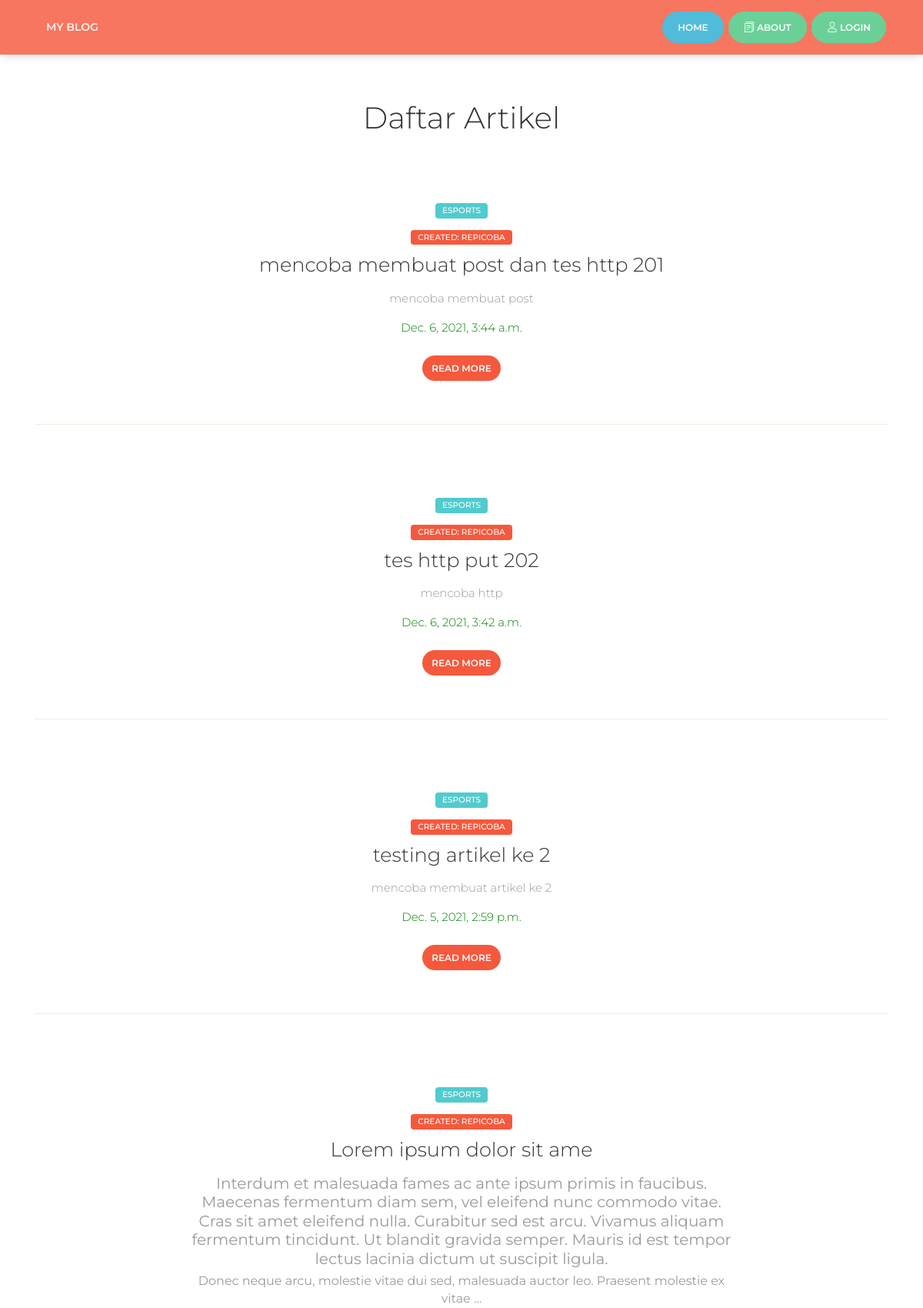
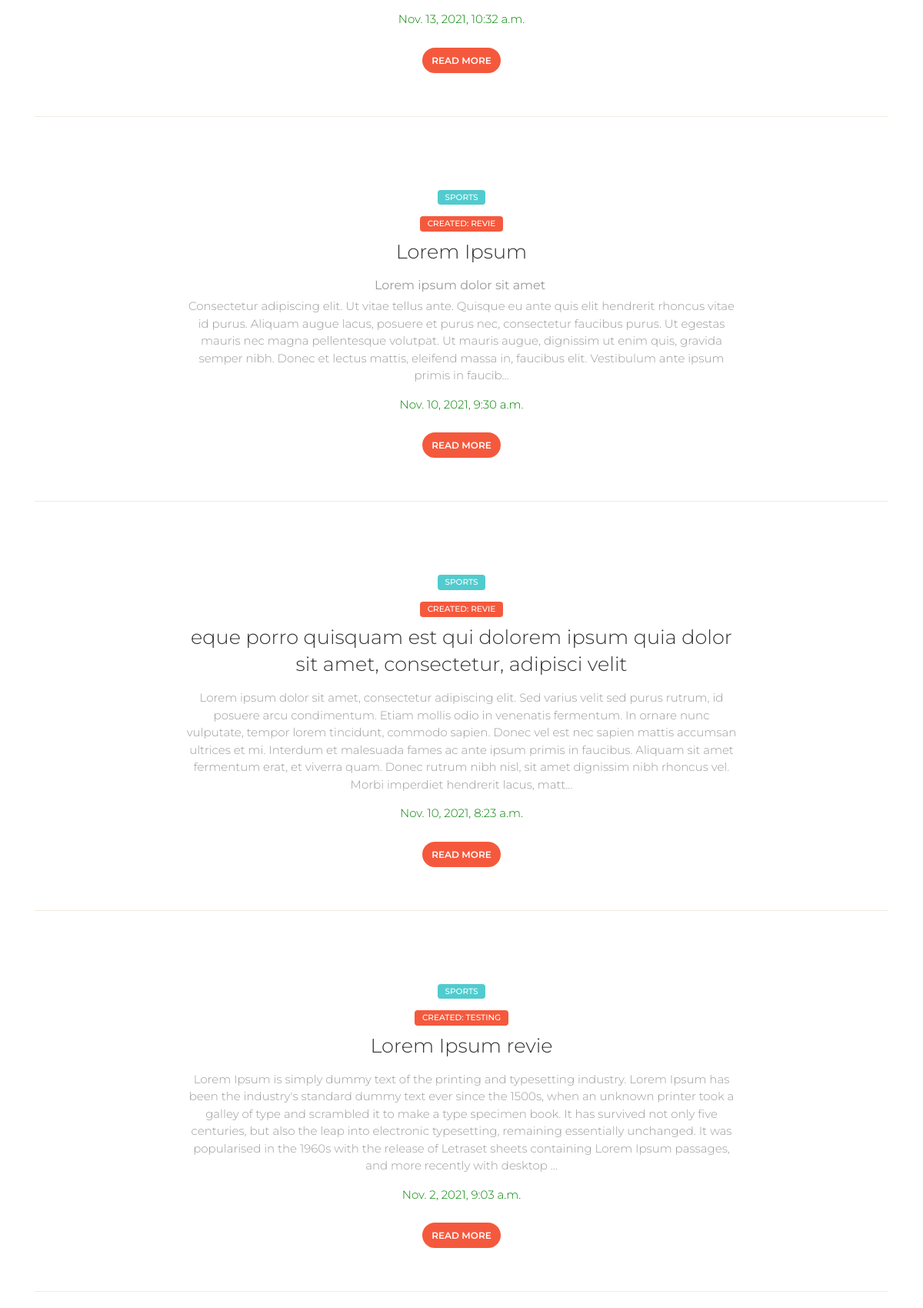
The page / (upper part) on the database its author committed (2 pictures, top to bottom).
### dashboard/models.py (models this page shows, shortened)
class artikelz(models.Model):
    nama = models.ForeignKey(User,on_delete=models.CASCADE, blank=True, null=True)
    judul = models.CharField(max_length=100)
    body = RichTextUploadingField(blank=True, null=True,
                                    config_name='special',
                                    external_plugin_resources=[(
                                       'youtube',
                                       '/static/ckeditor_plugins/youtube/youtube/',
                                       'plugin.js',
                                    )],
)
    kategory = models.ForeignKey(kategori, on_delete=models.CASCADE)
    date = models.DateTimeField(auto_now_add=True)
    class Meta:
        ordering =['-date']
        verbose_name_plural = "artikel"

class kategori(models.Model):
    nama = models.CharField(max_length=20)
    def __str__(self):
        return self.nama
    class Meta:
        verbose_name_plural = "kategori"

### myblog/views.py (the view)
# urls.py: path('', index, name='index'),
def index(request):
    template_name = 'front/index.html'
    Artikel = artikelz.objects.all()
    context={
        'title' : 'halaman awal',
        'artikel' : Artikel,
    }
    return render(request, template_name, context)

### templates/front/index.html (shortened to what this page needs)
{% extends 'front/base.html' %}
{% load static %}
{% block content %}
 <div class="wrapper">
    <div class="main">
      <div class="section section-white">
        <div class="container">
          <div class="row">
            <div class="col-md-6 ml-auto mr-auto text-center title">
              <h2>Daftar Artikel</h2>
            </div>
          </div>
          {% for a in artikel %}
          <div class="article">
            <div class="row">
              <div class="col-md-8 ml-auto mr-auto">
                <div class="card card-blog card-plain text-center">
                  <div class="card-body">
                    <div class="card-category">
                      <span class="badge badge-primary main-tag">{{a.kategory}}</span>
                    </div>
                    <div class="card-category">
                      <span class="badge badge-danger main-tag">Created: {{a.nama}}</span>
                    </div>
                    <a href="javascrip: void(0);">
                      <h3 class="card-title">{{a.judul}}</h3>
                    </a>
                    <div class="card-description">
                      <p>{{a.body|safe|truncatechars:500}}</p>
                    </div>
                     <div class="card-description">
                      <p style="color: green">{{a.date}}</p>
                    </div>
                  </div>
                  <a class="btn btn-danger btn-round btn-sm" href="{% url 'detail_artikel' a.id %}">Read more</a>
                </div>
              </div>
            </div>
          </div>
          <hr><br /><br />
           {% endfor %}
        </div>
      </div>
    </div>
  </div>
{% endblock content %}

### static/front/demo/demo.css (style rules this page uses)
.main { background-color: #fff; }

### rows shown on the page
artikelz: kategory "ESPORTS", nama "REPICOBA", judul "mencoba membuat post dan tes http 201", body "mencoba membuat post", date "Dec. 6, 2021, 3:44 a.m."
artikelz: kategory "ESPORTS", nama "REPICOBA", judul "tes http put 202", body "mencoba http", date "Dec. 6, 2021, 3:42 a.m."
artikelz: kategory "ESPORTS", nama "REPICOBA", judul "testing artikel ke 2", body "mencoba membuat artikel ke 2", date "Dec. 5, 2021, 2:59 p.m."
artikelz: kategory "ESPORTS", nama "REPICOBA", judul "Lorem ipsum dolor sit ame", body "Interdum et malesuada fames ac ante ipsum primis in faucibus. Maecenas fermentum diam sem, vel eleifend nunc commodo vitae. Cras sit amet eleifend nulla. Curabitur sed est arcu. Vivamus aliquam fermentum tincidunt. Ut blandit gravida semper. Mauris id est tempor lectus lacinia dictum ut suscipit ligula. Donec neque arcu, molestie vitae dui sed, malesuada auctor leo. Praesent molestie ex vitae …", date "Nov. 13, 2021, 10:32 a.m."
artikelz: kategory "SPORTS", nama "REVIE", judul "Lorem Ipsum", body "Lorem ipsum dolor sit amet Consectetur adipiscing elit. Ut vitae tellus ante. Quisque eu ante quis elit hendrerit rhoncus vitae id purus. Aliquam augue lacus, posuere et purus nec, consectetur faucibus purus. Ut egestas mauris nec magna pellentesque volutpat. Ut mauris augue, dignissim ut enim quis, gravida semper nibh. Donec et lectus mattis, eleifend massa in, faucibus elit. Vestibulum ante ipsum primis in faucib…", date "Nov. 10, 2021, 9:30 a.m."
artikelz: kategory "SPORTS", nama "REVIE", judul "eque porro quisquam est qui dolorem ipsum quia dolor sit amet, consectetur, adipisci velit", body "Lorem ipsum dolor sit amet, consectetur adipiscing elit. Sed varius velit sed purus rutrum, id posuere arcu condimentum. Etiam mollis odio in venenatis fermentum. In ornare nunc vulputate, tempor lorem tincidunt, commodo sapien. Donec vel est nec sapien mattis accumsan ultrices et mi. Interdum et malesuada fames ac ante ipsum primis in faucibus. Aliquam sit amet fermentum erat, et viverra quam. Donec rutrum nibh nisl, sit amet dignissim nibh rhoncus vel. Morbi imperdiet hendrerit lacus, matt…", date "Nov. 10, 2021, 8:23 a.m."
artikelz: kategory "SPORTS", nama "TESTING", judul "Lorem Ipsum revie", body "Lorem Ipsum is simply dummy text of the printing and typesetting industry. Lorem Ipsum has been the industry's standard dummy text ever since the 1500s, when an unknown printer took a galley of type and scrambled it to make a type specimen book. It has survived not only five centuries, but also the leap into electronic typesetting, remaining essentially unchanged. It was popularised in the 1960s with the release of Letraset sheets containing Lorem Ipsum passages, and more recently with desktop …", date "Nov. 2, 2021, 9:03 a.m."
